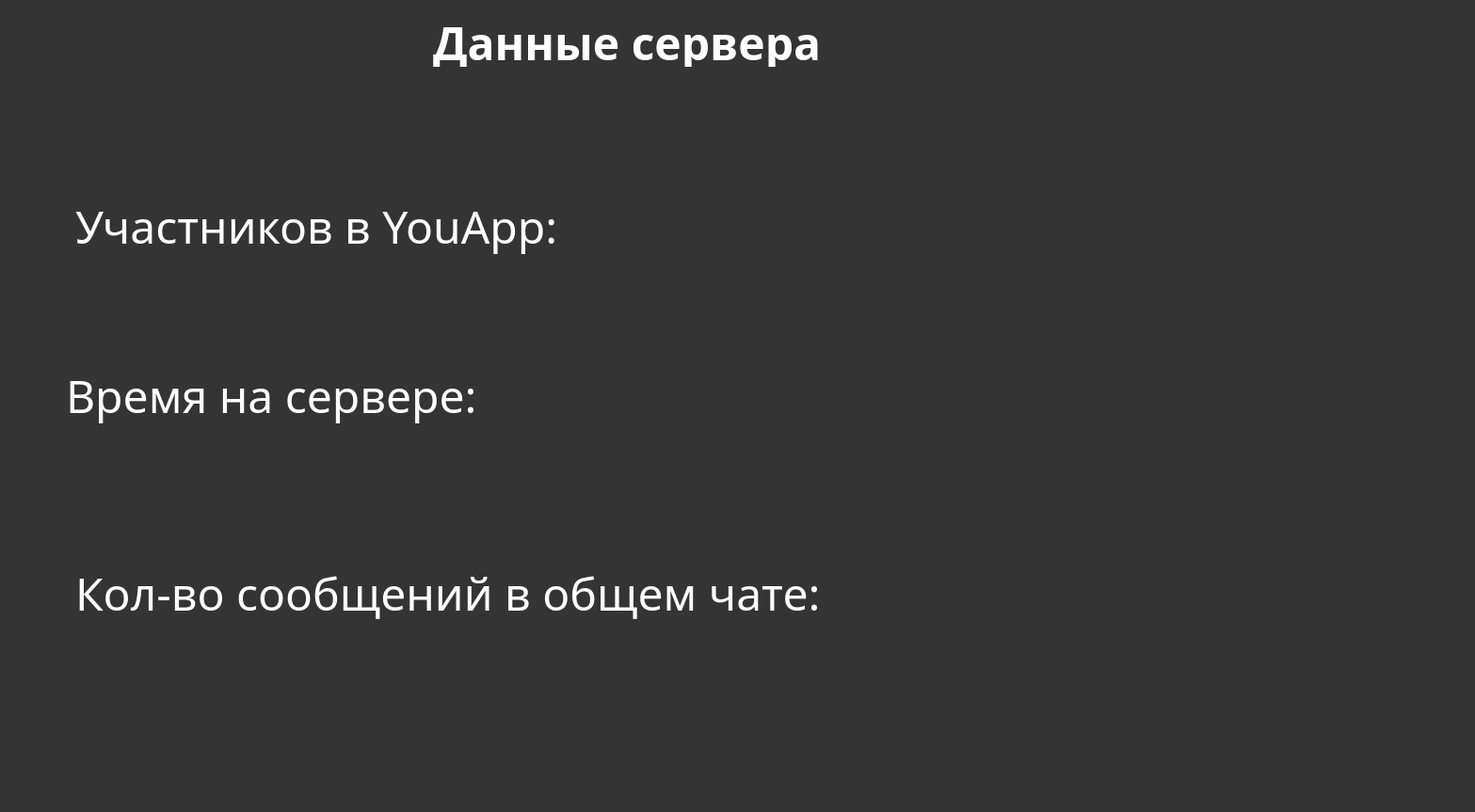
<?xml version="1.0" encoding="UTF-8"?>
<ui version="4.0">
 <class>MainWindow</class>
 <widget class="QMainWindow" name="MainWindow">
  <property name="geometry">
   <rect>
    <x>0</x>
    <y>0</y>
    <width>1567</width>
    <height>863</height>
   </rect>
  </property>
  <property name="windowTitle">
   <string>YouApp</string>
  </property>
  <property name="styleSheet">
   <string notr="true">background-color: rgb(52, 52, 52)</string>
  </property>
  <widget class="QWidget" name="centralwidget">
   <widget class="QLabel" name="label">
    <property name="geometry">
     <rect>
      <x>460</x>
      <y>20</y>
      <width>411</width>
      <height>51</height>
     </rect>
    </property>
    <property name="font">
     <font>
      <family>Segoe Print</family>
      <pointsize>36</pointsize>
      <weight>75</weight>
      <bold>true</bold>
     </font>
    </property>
    <property name="styleSheet">
     <string notr="true">color: rgb(255, 255, 255)</string>
    </property>
    <property name="text">
     <string>Данные сервера</string>
    </property>
   </widget>
   <widget class="QLabel" name="label_2">
    <property name="geometry">
     <rect>
      <x>80</x>
      <y>210</y>
      <width>561</width>
      <height>61</height>
     </rect>
    </property>
    <property name="font">
     <font>
      <family>Segoe Print</family>
      <pointsize>36</pointsize>
     </font>
    </property>
    <property name="styleSheet">
     <string notr="true">color: rgb(255, 255, 255)</string>
    </property>
    <property name="text">
     <string>Участников в YouApp:</string>
    </property>
   </widget>
   <widget class="QLabel" name="label_3">
    <property name="geometry">
     <rect>
      <x>70</x>
      <y>390</y>
      <width>471</width>
      <height>61</height>
     </rect>
    </property>
    <property name="font">
     <font>
      <family>Segoe Print</family>
      <pointsize>36</pointsize>
     </font>
    </property>
    <property name="styleSheet">
     <string notr="true">color: rgb(255, 255, 255)</string>
    </property>
    <property name="text">
     <string>Время на сервере:</string>
    </property>
   </widget>
   <widget class="QLabel" name="label_4">
    <property name="geometry">
     <rect>
      <x>80</x>
      <y>600</y>
      <width>851</width>
      <height>61</height>
     </rect>
    </property>
    <property name="font">
     <font>
      <family>Segoe Print</family>
      <pointsize>36</pointsize>
     </font>
    </property>
    <property name="styleSheet">
     <string notr="true">color: rgb(255, 255, 255)</string>
    </property>
    <property name="text">
     <string>Кол-во сообщений в общем чате:</string>
    </property>
   </widget>
   <widget class="QLabel" name="label_5">
    <property name="geometry">
     <rect>
      <x>670</x>
      <y>210</y>
      <width>561</width>
      <height>61</height>
     </rect>
    </property>
    <property name="font">
     <font>
      <family>Segoe Print</family>
      <pointsize>36</pointsize>
     </font>
    </property>
    <property name="styleSheet">
     <string notr="true">color: rgb(255, 255, 255)</string>
    </property>
    <property name="text">
     <string/>
    </property>
   </widget>
   <widget class="QLabel" name="label_6">
    <property name="geometry">
     <rect>
      <x>570</x>
      <y>390</y>
      <width>471</width>
      <height>61</height>
     </rect>
    </property>
    <property name="font">
     <font>
      <family>Segoe Print</family>
      <pointsize>36</pointsize>
     </font>
    </property>
    <property name="styleSheet">
     <string notr="true">color: rgb(255, 255, 255)</string>
    </property>
    <property name="text">
     <string/>
    </property>
   </widget>
   <widget class="QLabel" name="label_7">
    <property name="geometry">
     <rect>
      <x>960</x>
      <y>600</y>
      <width>471</width>
      <height>61</height>
     </rect>
    </property>
    <property name="font">
     <font>
      <family>Segoe Print</family>
      <pointsize>36</pointsize>
     </font>
    </property>
    <property name="styleSheet">
     <string notr="true">color: rgb(255, 255, 255)</string>
    </property>
    <property name="text">
     <string/>
    </property>
   </widget>
  </widget>
 </widget>
 <resources/>
 <connections/>
</ui>
